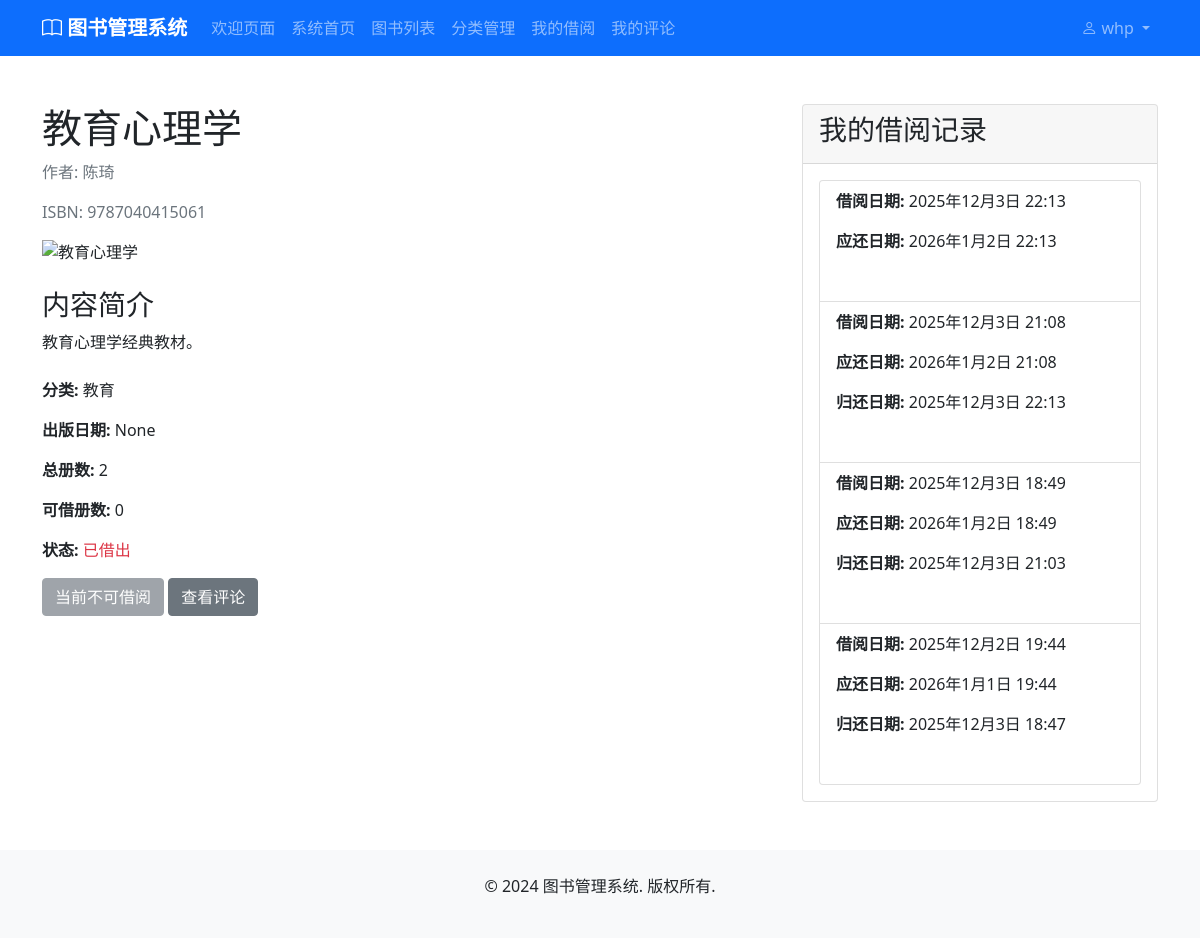
Page /books/6/ (signed in) on the committed database.
### accounts/models.py (models this page shows, shortened)
class CustomUser(AbstractUser):
    ROLE_CHOICES = [
        ('admin', '管理员'),
        ('user', '普通用户'),
    ]
    role = models.CharField(max_length=10, choices=ROLE_CHOICES, default='user', verbose_name='角色')
    phone = models.CharField(max_length=20, blank=True, null=True, verbose_name='电话')
    address = models.TextField(blank=True, null=True, verbose_name='地址')
    birth_date = models.DateField(blank=True, null=True, verbose_name='出生日期')
    created_at = models.DateTimeField(auto_now_add=True, verbose_name='创建时间')
    updated_at = models.DateTimeField(auto_now=True, verbose_name='更新时间')
    class Meta:
        verbose_name = '用户'
        verbose_name_plural = '用户'
    @property
    def is_admin(self):
        return self.role == 'admin'

### books/models.py (models this page shows, shortened)
class Book(models.Model):
    STATUS_CHOICES = [
        ('available', '可借阅'),
        ('borrowed', '已借出'),
        ('maintenance', '维护中'),
        ('lost', '丢失'),
    ]
    title = models.CharField(max_length=200, verbose_name='书名')
    author = models.CharField(max_length=100, verbose_name='作者')
    isbn = models.CharField(max_length=20, unique=True, verbose_name='ISBN')
    publisher = models.CharField(max_length=100, blank=True, null=True, verbose_name='出版社')
    publication_date = models.DateField(blank=True, null=True, verbose_name='出版日期')
    category = models.ForeignKey(Category, on_delete=models.PROTECT, null=True, blank=True, verbose_name='分类')
    description = models.TextField(blank=True, null=True, verbose_name='描述')
    cover_image = models.ImageField(upload_to='book_covers/', blank=True, null=True, verbose_name='封面图片')
    total_copies = models.PositiveIntegerField(default=1, verbose_name='总册数')
    available_copies = models.PositiveIntegerField(default=1, verbose_name='可借册数')
    location = models.CharField(max_length=50, blank=True, null=True, verbose_name='书架位置')
    status = models.CharField(max_length=20, choices=STATUS_CHOICES, default='available', verbose_name='状态')
    created_at = models.DateTimeField(auto_now_add=True, verbose_name='创建时间')
    updated_at = models.DateTimeField(auto_now=True, verbose_name='更新时间')
    class Meta:
        verbose_name = '图书'
        verbose_name_plural = '图书'
    @property
    def cover_image_url(self):
        if self.cover_image and hasattr(self.cover_image, 'url'):
            try:
                import os
                from django.conf import settings
                image_path = os.path.join(settings.MEDIA_ROOT, self.cover_image.name)
                if os.path.exists(image_path):
                    return self.cover_image.url
            except:
                pass
        return static('images/default-book-cover.png')
    @property
    def is_available(self):
        return self.available_copies > 0 and self.status == 'available'

### categories/models.py (models this page shows, shortened)
class Category(models.Model):
    name = models.CharField(max_length=100, unique=True, verbose_name='分类名称')
    description = models.TextField(blank=True, null=True, verbose_name='描述')
    created_at = models.DateTimeField(auto_now_add=True, verbose_name='创建时间')
    updated_at = models.DateTimeField(auto_now=True, verbose_name='更新时间')
    class Meta:
        verbose_name = '图书分类'
        verbose_name_plural = '图书分类'

### borrowing/models.py (models this page shows, shortened)
class BorrowRecord(models.Model):
    STATUS_CHOICES = [
        ('borrowed', '借阅中'),
        ('returned', '已归还'),
        ('overdue', '逾期'),
    ]
    user = models.ForeignKey(User, on_delete=models.CASCADE, verbose_name='借阅用户')
    book = models.ForeignKey(Book, on_delete=models.CASCADE, verbose_name='借阅图书')
    borrow_date = models.DateTimeField(auto_now_add=True, verbose_name='借阅时间')
    due_date = models.DateTimeField(verbose_name='应还时间')
    return_date = models.DateTimeField(null=True, blank=True, verbose_name='归还时间')
    status = models.CharField(max_length=20, choices=STATUS_CHOICES, default='borrowed', verbose_name='状态')
    notes = models.TextField(blank=True, null=True, verbose_name='备注')
    created_at = models.DateTimeField(auto_now_add=True, verbose_name='创建时间')
    updated_at = models.DateTimeField(auto_now=True, verbose_name='更新时间')
    class Meta:
        verbose_name = '借阅记录'
        verbose_name_plural = '借阅记录'
        ordering = ['-borrow_date']

### books/views.py (the view)
# urls.py: path('<int:book_id>/', views.book_detail, name='book_detail'),
@login_required
def book_detail(request, book_id):
    book = get_object_or_404(Book, id=book_id)
    user_borrow_records = None
    if request.user.is_authenticated:
        from borrowing.models import BorrowRecord
        user_borrow_records = BorrowRecord.objects.filter(
            user=request.user,
            book=book
        ).order_by('-borrow_date')[:5]
    return render(request, 'books/book_detail.html', {
        'book': book,
        'user_borrow_records': user_borrow_records
    })

### templates/books/book_detail.html (shortened to what this page needs)
{% extends 'base.html' %}
{% block content %}
<div class="container mt-5">
    <div class="row">
        <div class="col-md-8">
            <h1>{{ book.title }}</h1>
            <p class="text-muted">作者: {{ book.author }}</p>
            <p class="text-muted">ISBN: {{ book.isbn }}</p>
            {% if book.cover_image_url %}
            <div class="mb-4">
                <img data-src="{{ book.cover_image_url }}" alt="{{ book.title }}" class="img-fluid" style="max-height: 300px; display: none;" loading="lazy">
            </div>
            {% else %}
            <div class="mb-4 bg-light text-center py-4" style="height: 300px; border-radius: 4px;">
                <i class="fas fa-book-open fa-5x text-muted"></i>
            </div>
            {% endif %}
            <div class="mt-4">
                <h3>内容简介</h3>
                <p>{{ book.description }}</p>
            </div>
            <div class="mt-4">
                <p><strong>分类:</strong> {{ book.category.name }}</p>
                <p><strong>出版日期:</strong> {{ book.publication_date }}</p>
                <p><strong>总册数:</strong> {{ book.total_copies }}</p>
                <p><strong>可借册数:</strong> {{ book.available_copies }}</p>
                <p><strong>状态:</strong>
                    {% if book.is_available %}
                    <span class="text-success">可借阅</span>
                    {% if book.available_copies < book.total_copies %}
                    <span class="text-muted ml-2">(剩余{{ book.available_copies }}册)</span>
                    {% endif %}
                    {% else %}
                    <span class="text-danger">已借出</span>
                    {% endif %}
                </p>
                {% if user.is_authenticated %}
                    {% if book.is_available %}
                    <form method="post" action="{% url 'borrowing:borrow_book' book.id %}">
                        {% csrf_token %}
                        <div class="form-check mb-3">
                            <input type="checkbox" class="form-check-input" id="return_to_detail"
                                   name="redirect_to" value="book_detail">
                            <label class="form-check-label" for="return_to_detail">借阅后返回图书详情页</label>
                        </div>
                        <button type="submit" class="btn btn-primary">借阅本书</button>
                        <a href="{% url 'reviews:book_reviews' book.id %}" class="btn btn-secondary ml-2">查看评论</a>
                        {% if book.available_copies < book.total_copies %}
                        <span class="text-muted ml-2">(还剩{{ book.available_copies }}册可借)</span>
                        {% endif %}
                    </form>
                    {% else %}
                    <button class="btn btn-secondary" disabled>当前不可借阅</button>
                    <a href="{% url 'reviews:book_reviews' book.id %}" class="btn btn-secondary ml-2">查看评论</a>
                    {% endif %}
                {% else %}
                <a href="{% url 'accounts:login' %}" class="btn btn-primary">登录后借阅</a>
                <a href="{% url 'reviews:book_reviews' book.id %}" class="btn btn-secondary ml-2">查看评论</a>
                {% endif %}
            </div>
        </div>
        <div class="col-md-4">
            <div class="card">
                <div class="card-header">
                    <h3>我的借阅记录</h3>
                </div>
                <div class="card-body">
                    {% if user_borrow_records %}
                    <ul class="list-group">
                        {% for record in user_borrow_records %}
                        <li class="list-group-item">
                            <p><strong>借阅日期:</strong> {{ record.borrow_date }}</p>
                            <p><strong>应还日期:</strong> {{ record.due_date }}</p>
                            {% if record.return_date %}
                            <p><strong>归还日期:</strong> {{ record.return_date }}</p>
                            <span class="badge badge-success">已归还</span>
                            {% else %}
                            <span class="badge badge-warning">未归还</span>
                            {% endif %}
                        </li>
                        {% endfor %}
                    </ul>
                    {% else %}
                    <p>暂无借阅记录</p>
                    {% endif %}
                </div>
            </div>
        </div>
    </div>
</div>
{% endblock %}

### templates/base.html (shortened to what this page needs)
<!DOCTYPE html>
<html lang="zh-hans">
<head>
    <link href="https://cdn.jsdelivr.net/npm/bootstrap@5.1.3/dist/css/bootstrap.min.css"
          rel="stylesheet"
>
    <link href="https://cdn.jsdelivr.net/npm/bootstrap-icons@1.7.2/font/bootstrap-icons.min.css" rel="stylesheet">
    {% load static %}
    <link rel="stylesheet" href="{% static 'css/style.css' %}?v=1.0">
</head>
<body class="d-flex flex-column min-vh-100">
    <nav class="navbar navbar-expand-lg navbar-dark bg-primary">
        <div class="container">
            <a class="navbar-brand" href="{% url 'welcome' %}">
                <i class="bi bi-book"></i> 图书管理系统
            </a>
            <div class="collapse navbar-collapse" id="navbarNav">
                <ul class="navbar-nav">
                    <li class="nav-item active">
                        <a class="nav-link" href="{% url 'welcome' %}">欢迎页面</a>
                    </li>
                    {% if user.is_authenticated %}
                    <li class="nav-item">
                        <a class="nav-link" href="{% url 'home' %}">系统首页</a>
                    </li>
                    {% endif %}
                    <li class="nav-item">
                        <a class="nav-link" href="{% url 'books:book_list' %}">图书列表</a>
                    </li>
                    <li class="nav-item">
                        <a class="nav-link" href="{% url 'categories:category_list' %}">分类管理</a>
                    </li>
                    {% if user.is_authenticated %}
                    <li class="nav-item">
                        <a class="nav-link" href="{% url 'borrowing:my_records' %}">我的借阅</a>
                    </li>
                    <li class="nav-item">
                        <a class="nav-link" href="{% url 'reviews:my_reviews' %}">我的评论</a>
                    </li>
                    {% endif %}
                </ul>
                <ul class="navbar-nav ms-auto">
                    {% if user.is_authenticated %}
                    <li class="nav-item dropdown">
                        <a class="nav-link dropdown-toggle" href="#" id="userDropdown" role="button" data-bs-toggle="dropdown" aria-expanded="false">
                            <i class="bi bi-person"></i> {{ user.username }}
                        </a>
                    </li>
                    {% endif %}
                </ul>
            </div>
        </div>
    </nav>
    <main class="flex-grow-1">
        {% block content %}
        {% endblock %}
    </main>
    <footer class="bg-light mt-5 py-4">
        <div class="container text-center">
            <p>&copy; 2024 图书管理系统. 版权所有.</p>
        </div>
    </footer>
</body>
</html>

### static/css/style.css (style rules this page uses)
.navbar-brand { font-weight: bold; }

### rows in the picture
CustomUser: username "whp"
Book: title "教育心理学", author "陈琦", isbn "9787040415061", description "教育心理学经典教材。", category.name "教育", publication_date "None", total_copies "2", available_copies "0"
BorrowRecord: borrow_date "2025年12月3日 22:13", due_date "2026年1月2日 22:13"
BorrowRecord: borrow_date "2025年12月3日 21:08", due_date "2026年1月2日 21:08", return_date "2025年12月3日 22:13"
BorrowRecord: borrow_date "2025年12月3日 18:49", due_date "2026年1月2日 18:49", return_date "2025年12月3日 21:03"
BorrowRecord: borrow_date "2025年12月2日 19:44", due_date "2026年1月1日 19:44", return_date "2025年12月3日 18:47"
